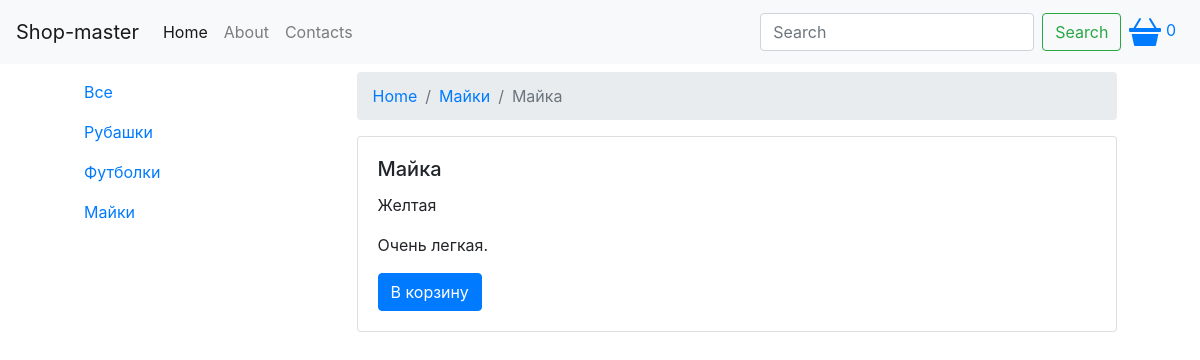
Before: /product.php?id=9 with the older database file.
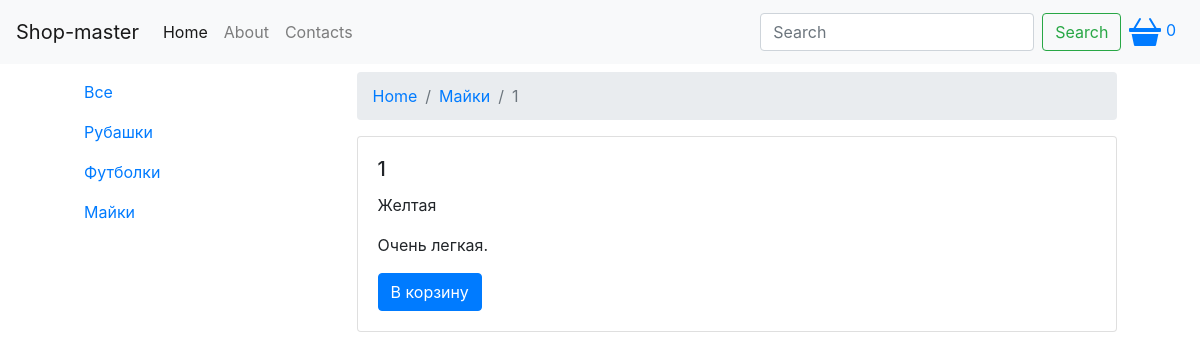
After: the same page with the newer database file.
### tables this page shows
CREATE TABLE `products` (
  `id` int(11) NOT NULL,
  `title` varchar(255) NOT NULL,
  `description` text NOT NULL,
  `content` text NOT NULL,
  `category_id` int(11) NOT NULL,
  `image` varchar(255) NOT NULL
);

### product.php (the view)
<?php
	include "configs/db.php";
	include "parts/header.php";
	$sql = "SELECT * FROM products WHERE id = " . $_GET["id"];
	$result = $connect->query($sql);
	$row = mysqli_fetch_assoc($result);
	$categoryResult = $connect->query( "SELECT * FROM categories WHERE id =" . $row["category_id"] );
	$category = mysqli_fetch_assoc( $categoryResult );
 ?>
<nav aria-label="breadcrumb">
  <ol class="breadcrumb">
    <li class="breadcrumb-item"><a href="/">Home</a></li>
    <li class="breadcrumb-item active"> <a href="cat.php?id= <?php echo $category["id"] ?> "><?php echo $category["title"] ?></a></li>
    <li class="breadcrumb-item active" aria-current="page"><?php echo $row["title"] ?></li>
  </ol>
</nav>
<div class="row">
		<div class="col-12">
			<div class="card">
				<div class="card-body">
				<h5 class="card-title">
						<?php echo $row["title"] ?>
				</h5>
				<p class="card-text"><?php echo $row["description"] ?></p>
				<p class="card-text"><?php echo $row["content"] ?></p>
				<a href="#" class="btn btn-primary">В корзину</a>
			</div>
			</div>
		</div>
</div>
<?php
	include "parts/footer.php";
 ?>

Changed rows visible on the page:
changed products "Желтая": title "Майка" → "1"
